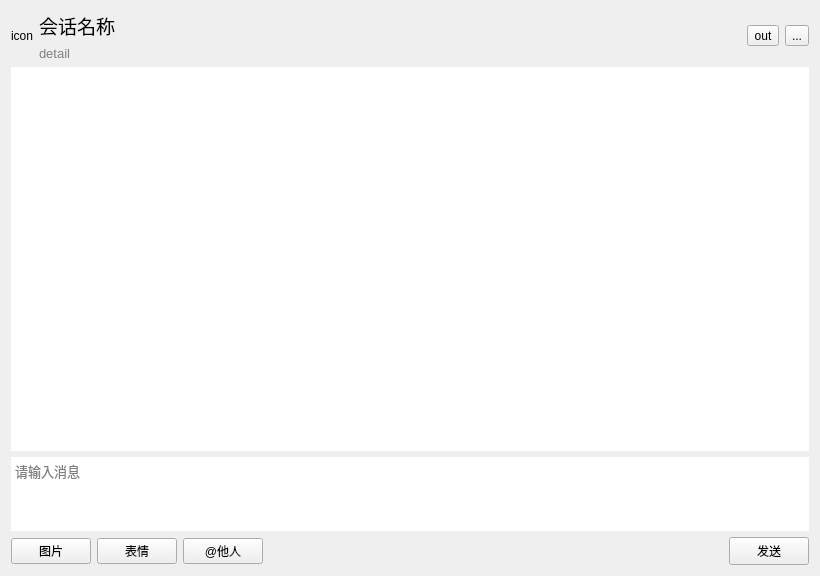
<?xml version="1.0" encoding="UTF-8"?>
<ui version="4.0">
 <class>Form</class>
 <widget class="QWidget" name="Form">
  <property name="geometry">
   <rect>
    <x>0</x>
    <y>0</y>
    <width>820</width>
    <height>576</height>
   </rect>
  </property>
  <property name="font">
   <font>
    <pointsize>9</pointsize>
   </font>
  </property>
  <property name="windowTitle">
   <string>聊天会话</string>
  </property>
  <layout class="QGridLayout" name="gridLayout_3" rowstretch="0,1,0">
   <item row="0" column="0">
    <widget class="QFrame" name="frame_3">
     <property name="frameShape">
      <enum>QFrame::NoFrame</enum>
     </property>
     <property name="frameShadow">
      <enum>QFrame::Raised</enum>
     </property>
     <layout class="QGridLayout" name="gridLayout_2">
      <property name="leftMargin">
       <number>0</number>
      </property>
      <property name="topMargin">
       <number>0</number>
      </property>
      <property name="rightMargin">
       <number>0</number>
      </property>
      <property name="bottomMargin">
       <number>0</number>
      </property>
      <item row="0" column="0">
       <widget class="QLabel" name="label">
        <property name="font">
         <font>
          <pointsize>9</pointsize>
         </font>
        </property>
        <property name="text">
         <string>icon</string>
        </property>
        <property name="alignment">
         <set>Qt::AlignCenter</set>
        </property>
       </widget>
      </item>
      <item row="0" column="4">
       <widget class="QToolButton" name="toolButton">
        <property name="text">
         <string>...</string>
        </property>
       </widget>
      </item>
      <item row="0" column="1">
       <layout class="QVBoxLayout" name="verticalLayout">
        <item>
         <widget class="QLabel" name="label_2">
          <property name="font">
           <font>
            <pointsize>14</pointsize>
           </font>
          </property>
          <property name="text">
           <string>会话名称</string>
          </property>
         </widget>
        </item>
        <item>
         <widget class="QLabel" name="label_3">
          <property name="font">
           <font>
            <pointsize>10</pointsize>
           </font>
          </property>
          <property name="styleSheet">
           <string notr="true">QLabel{color:grey;}</string>
          </property>
          <property name="text">
           <string>detail</string>
          </property>
         </widget>
        </item>
       </layout>
      </item>
      <item row="0" column="2">
       <spacer name="horizontalSpacer">
        <property name="orientation">
         <enum>Qt::Horizontal</enum>
        </property>
        <property name="sizeHint" stdset="0">
         <size>
          <width>642</width>
          <height>20</height>
         </size>
        </property>
       </spacer>
      </item>
      <item row="0" column="3">
       <widget class="QToolButton" name="toolButton_2">
        <property name="text">
         <string>out</string>
        </property>
       </widget>
      </item>
     </layout>
    </widget>
   </item>
   <item row="1" column="0">
    <widget class="QListWidget" name="listWidget">
     <property name="maximumSize">
      <size>
       <width>16777215</width>
       <height>16777215</height>
      </size>
     </property>
     <property name="frameShape">
      <enum>QFrame::NoFrame</enum>
     </property>
     <property name="sizeAdjustPolicy">
      <enum>QAbstractScrollArea::AdjustToContents</enum>
     </property>
     <property name="verticalScrollMode">
      <enum>QAbstractItemView::ScrollPerPixel</enum>
     </property>
     <property name="horizontalScrollMode">
      <enum>QAbstractItemView::ScrollPerPixel</enum>
     </property>
    </widget>
   </item>
   <item row="2" column="0">
    <widget class="QFrame" name="frame">
     <property name="font">
      <font>
       <pointsize>9</pointsize>
      </font>
     </property>
     <property name="frameShape">
      <enum>QFrame::NoFrame</enum>
     </property>
     <property name="frameShadow">
      <enum>QFrame::Raised</enum>
     </property>
     <layout class="QGridLayout" name="gridLayout">
      <property name="leftMargin">
       <number>0</number>
      </property>
      <property name="topMargin">
       <number>0</number>
      </property>
      <property name="rightMargin">
       <number>0</number>
      </property>
      <property name="bottomMargin">
       <number>0</number>
      </property>
      <item row="0" column="0">
       <widget class="QTextEdit" name="textEdit">
        <property name="font">
         <font>
          <pointsize>10</pointsize>
         </font>
        </property>
        <property name="frameShape">
         <enum>QFrame::NoFrame</enum>
        </property>
        <property name="sizeAdjustPolicy">
         <enum>QAbstractScrollArea::AdjustToContents</enum>
        </property>
        <property name="acceptRichText">
         <bool>false</bool>
        </property>
        <property name="placeholderText">
         <string>请输入消息</string>
        </property>
       </widget>
      </item>
      <item row="1" column="0">
       <widget class="QFrame" name="frame_2">
        <property name="minimumSize">
         <size>
          <width>0</width>
          <height>0</height>
         </size>
        </property>
        <property name="frameShape">
         <enum>QFrame::NoFrame</enum>
        </property>
        <property name="frameShadow">
         <enum>QFrame::Raised</enum>
        </property>
        <layout class="QGridLayout" name="gridLayout_5">
         <property name="leftMargin">
          <number>0</number>
         </property>
         <property name="topMargin">
          <number>0</number>
         </property>
         <property name="rightMargin">
          <number>0</number>
         </property>
         <property name="bottomMargin">
          <number>0</number>
         </property>
         <item row="0" column="1">
          <widget class="QPushButton" name="pushButton_10">
           <property name="toolTip">
            <string/>
           </property>
           <property name="text">
            <string>表情</string>
           </property>
          </widget>
         </item>
         <item row="0" column="0">
          <widget class="QPushButton" name="pushButton_5">
           <property name="toolTip">
            <string/>
           </property>
           <property name="text">
            <string>图片</string>
           </property>
          </widget>
         </item>
         <item row="0" column="3">
          <spacer name="horizontalSpacer_6">
           <property name="orientation">
            <enum>Qt::Horizontal</enum>
           </property>
           <property name="sizeHint" stdset="0">
            <size>
             <width>40</width>
             <height>20</height>
            </size>
           </property>
          </spacer>
         </item>
         <item row="0" column="2">
          <widget class="QPushButton" name="pushButton_6">
           <property name="toolTip">
            <string/>
           </property>
           <property name="text">
            <string>@他人</string>
           </property>
          </widget>
         </item>
         <item row="0" column="4">
          <widget class="QPushButton" name="pushButton_3">
           <property name="minimumSize">
            <size>
             <width>0</width>
             <height>28</height>
            </size>
           </property>
           <property name="text">
            <string>发送</string>
           </property>
          </widget>
         </item>
        </layout>
       </widget>
      </item>
     </layout>
    </widget>
   </item>
  </layout>
 </widget>
 <resources/>
 <connections/>
</ui>
